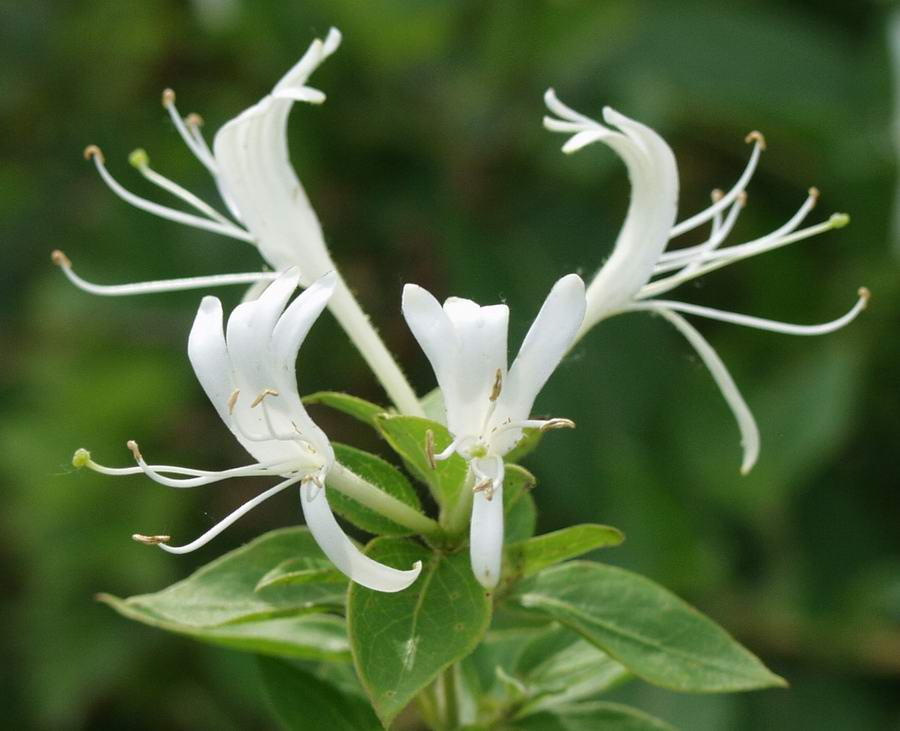
#> input picture test/testimgh2.jpg, 900 x 731 px
$ python GrabExample.py
#> lines starting #> are read from the running program, lines starting #| are printed output that depends on the picture
__author__ = 'altug'

import numpy as np
import cv2


img = cv2.imread('test/testimgh2.jpg')
#> img is the input picture: shape (731, 900, 3); mean B, G, R 58, 99.1, 78.4
mask = np.zeros(img.shape[:2], np.uint8)

bgdModel = np.zeros((1,65),np.float64)
fgdModel = np.zeros((1,65),np.float64)

rect = (50, 50, 450, 290)
cv2.grabCut(img,mask, rect, bgdModel, fgdModel, 5, cv2.GC_INIT_WITH_RECT)

mask2 = np.where((mask==2)|(mask==0),0,1).astype('uint8')
img = img*mask2[:,:,np.newaxis]
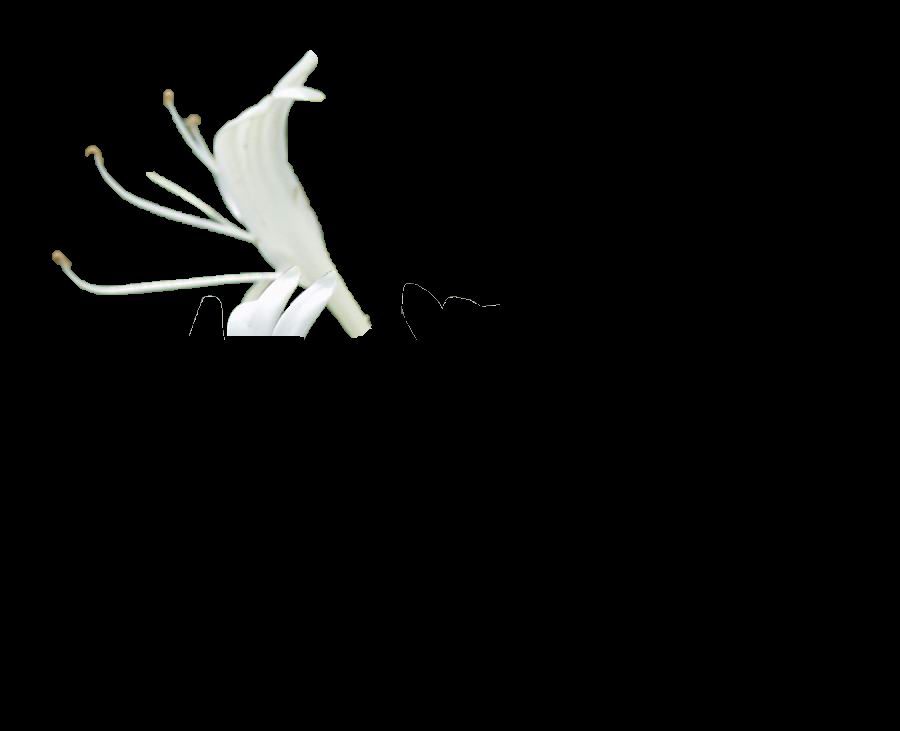
#> img: shape (731, 900, 3); mean B, G, R 8.4, 8.8, 8.6

cv2.imshow("asd", img)
cv2.waitKey(0)

$ run again, with test/testimg-ay2.jpg copied over test/testimgh2.jpg
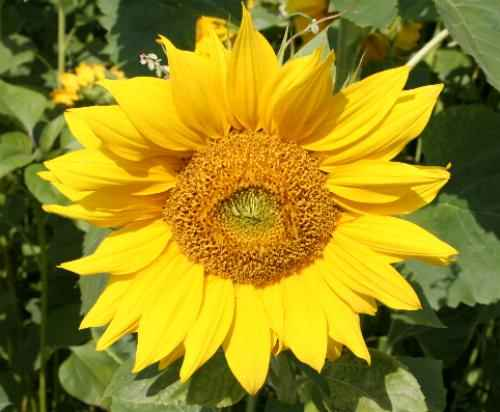
#> input picture test/testimg-ay2.jpg, 500 x 412 px
#> img is the input picture: shape (412, 500, 3); mean B, G, R 28.2, 135.5, 150.1
#> `img = img*mask2[:,:,np.newaxis]`:
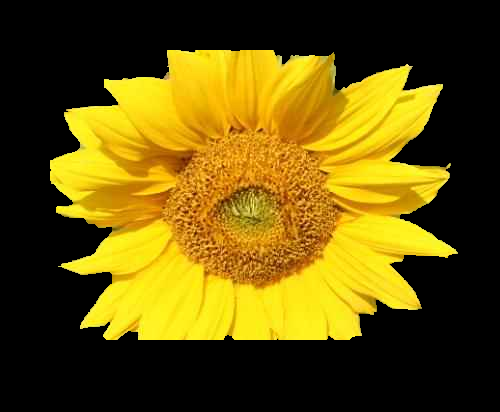
#> img: shape (412, 500, 3); mean B, G, R 9.2, 82.7, 101.7
